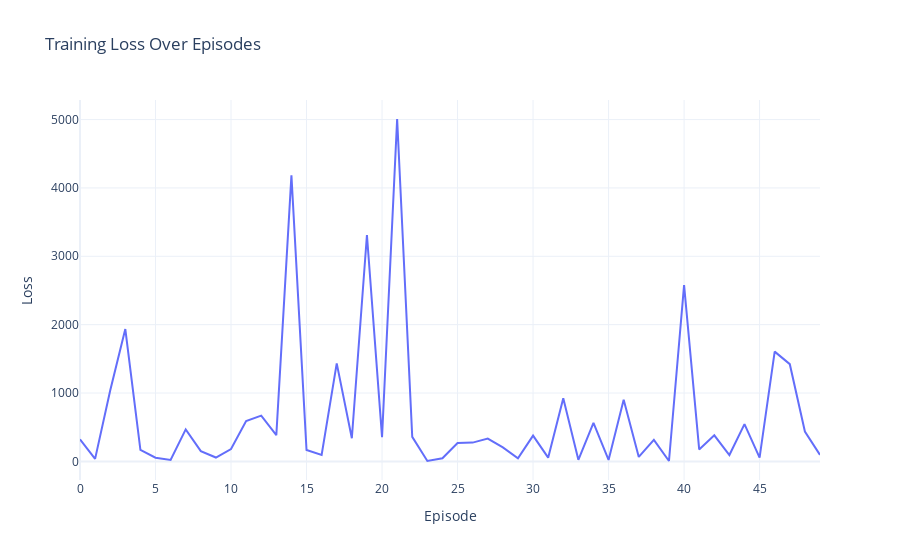

Notebook code cell kept with this figure:
### Code cell
training_loss(loss_history)

### Figure 1 — Plotly figure (JSON) as saved in the notebook; plotly's stock layout.template omitted (floating-point values rounded to 4 significant figures)
{"data": [{"hovertemplate": "Episode=%{x}<br>Loss=%{y}<extra></extra>", "legendgroup": "", "line": {"color": "#636efa", "dash": "solid"}, "marker": {"symbol": "circle"}, "mode": "lines", "name": "", "orientation": "v", "showlegend": false, "type": "scatter", "x": [0, 1, 2, 3, 4, 5, 6, 7, 8, 9, 10, 11, 12, 13, 14, 15, 16, 17, 18, 19, 20, 21, 22, 23, 24, 25, 26, 27, 28, 29, 30, 31, 32, 33, 34, 35, 36, 37, 38, 39, 40, 41, 42, 43, 44, 45, 46, 47, 48, 49], "xaxis": "x", "y": [323.4, 37.03, 1037.0, 1935.0, 168.4, 54.07, 21.48, 468.3, 149.5, 56.18, 180.2, 589.9, 669.6, 383.7, 4184.0, 165.6, 94.34, 1433.0, 338.8, 3311.0, 354.6, 5008.0, 358.5, 5.517, 45.53, 269.6, 274.4, 334.3, 205.3, 45.24, 376.3, 54.31, 924.8, 23.23, 562.3, 21.23, 900.6, 64.56, 315.4, 5.62, 2579.0, 175.2, 380.8, 92.7, 544.7, 53.67, 1605.0, 1422.0, 435.9, 95.22], "yaxis": "y"}], "layout": {"legend": {"tracegroupgap": 0}, "title": {"text": "Training Loss Over Episodes"}, "xaxis": {"anchor": "y", "domain": [0, 1], "title": {"text": "Episode"}}, "yaxis": {"anchor": "x", "domain": [0, 1], "title": {"text": "Loss"}}}}
